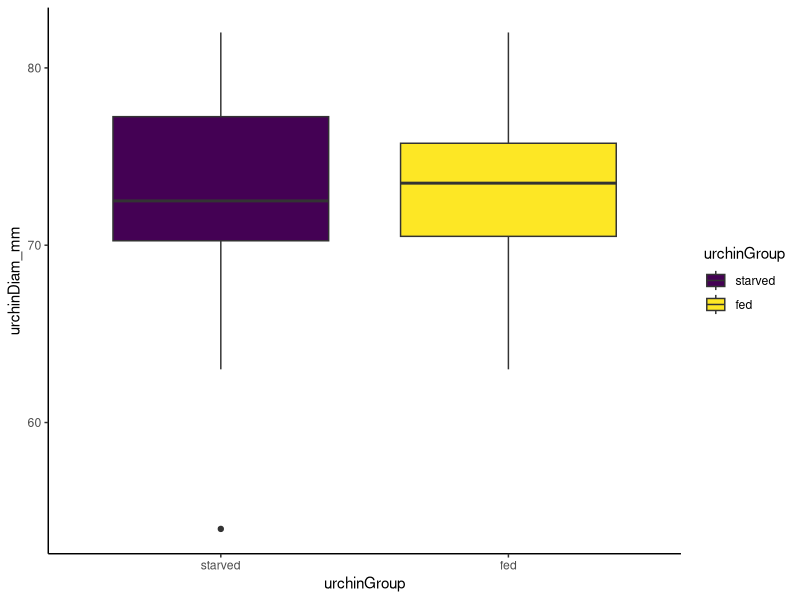
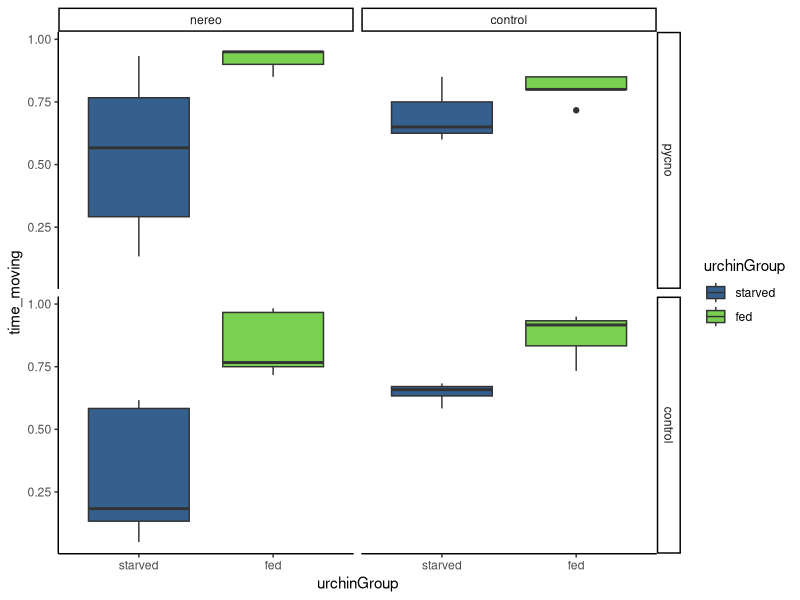
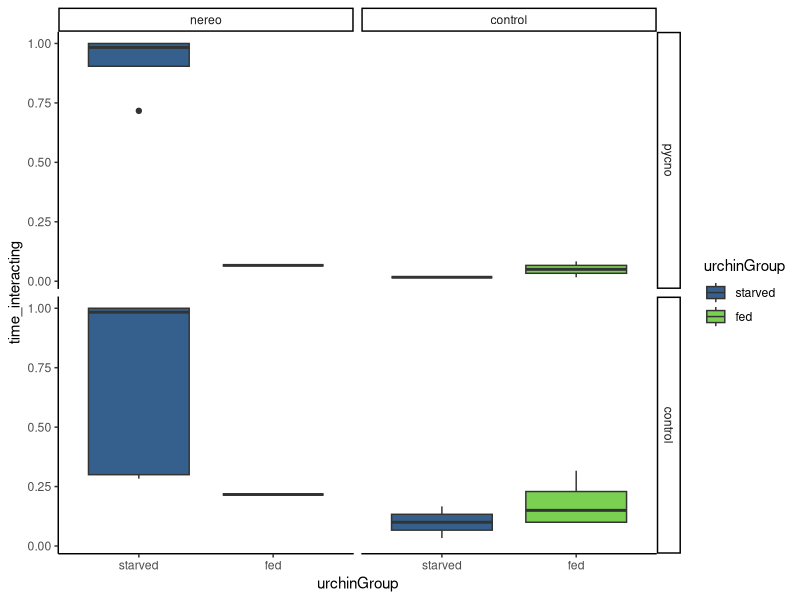
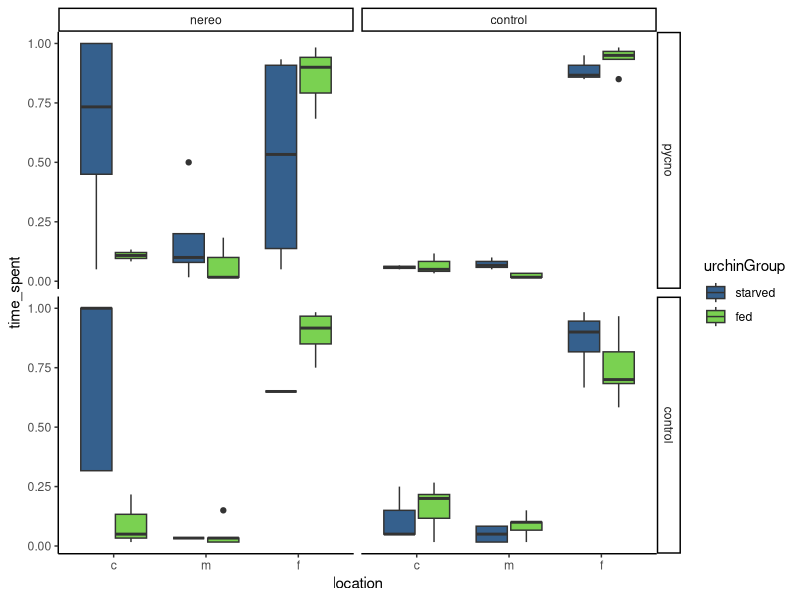
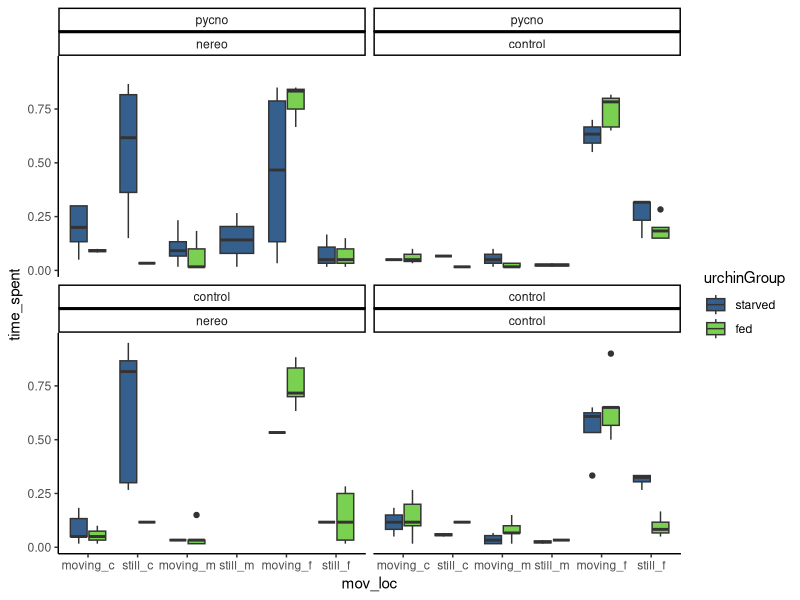
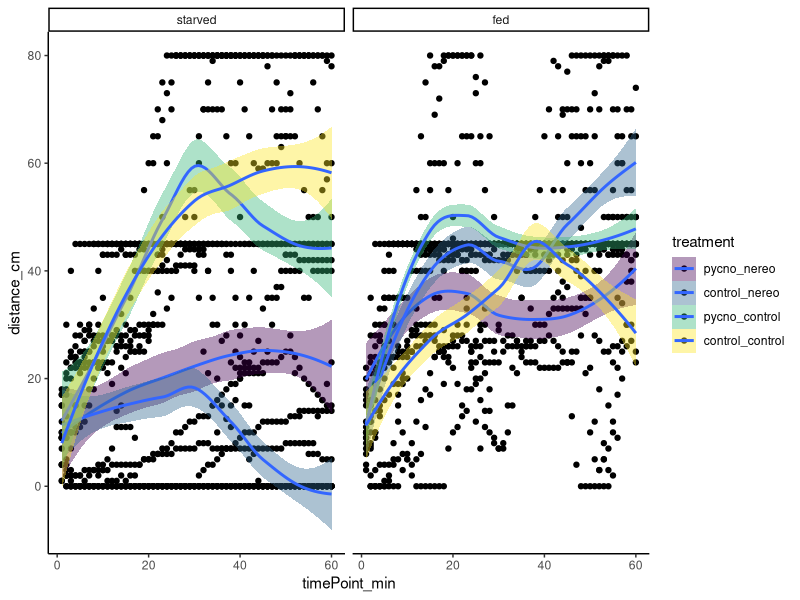
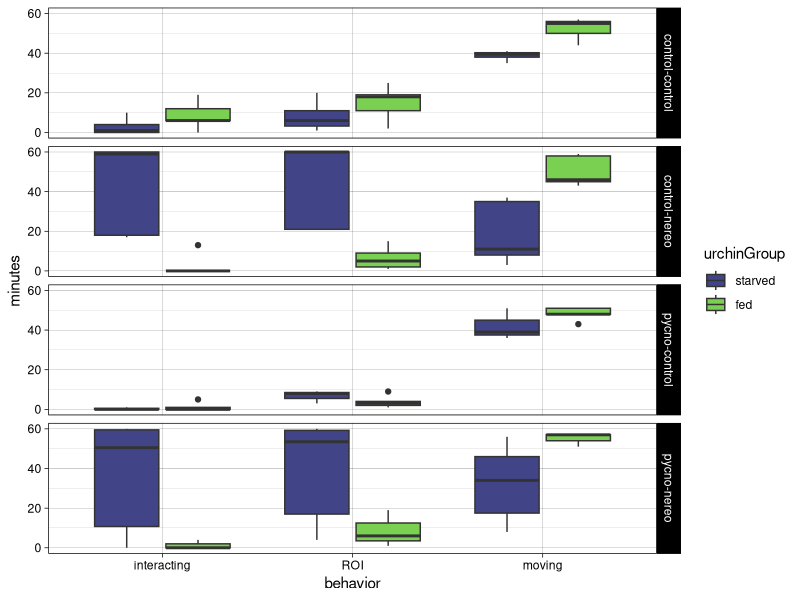

Reproduce these figures in R, in order.
#++++++++++++++++++++++++++++++++++++++++++++++++++++++++++++++++++++++++++++++++++
#                                                                                ##
# Pycno-Urchin Dataset 2021 Figure Exploration                                   ##
# Script created 2021-08-31                                                      ##
# Last updated 2021-09-04                                                        ##
# Data source: Ross Whippo                                                       ##
# R code prepared by Ross Whippo                                                 ##
#                                                                                ##
#++++++++++++++++++++++++++++++++++++++++++++++++++++++++++++++++++++++++++++++++++

# SUMMARY:
# A script to QAQC and parse the 2021 pycno-urchin dataset.


# Required Files (check that script is loading latest version):
# trials2021_QAQC.csv

# Associated Scripts:
# trials2021_dataset_QAQC.R
# trials2021_model1.R

# TO DO 

# +++++++++++++++++++++++++++++++++++++++++++++++++++++++++++++++++++++++++++++++++
# TABLE OF CONTENTS                                                            ####
#                                                                                 +
# RECENT CHANGES TO SCRIPT                                                        +
# LOAD PACKAGES                                                                   +
# READ IN DATA                                                                    +
# MANIPULATE DATA                                                                 +
#                                                                                 +
#++++++++++++++++++++++++++++++++++++++++++++++++++++++++++++++++++++++++++++++++++

#++++++++++++++++++++++++++++++++++++++++++++++++++++++++++++++++++++++++++++++++++
# RECENT CHANGES TO SCRIPT                                                     ####
#++++++++++++++++++++++++++++++++++++++++++++++++++++++++++++++++++++++++++++++++++

# 2021-08-31 Script created

#++++++++++++++++++++++++++++++++++++++++++++++++++++++++++++++++++++++++++++++++++
# LOAD PACKAGES                                                                ####
#++++++++++++++++++++++++++++++++++++++++++++++++++++++++++++++++++++++++++++++++++

library(tidyverse)
library(viridis)

# set plot theme
theme_set(theme_classic())

#++++++++++++++++++++++++++++++++++++++++++++++++++++++++++++++++++++++++++++++++++
# READ IN DATA                                                                 ####
#++++++++++++++++++++++++++++++++++++++++++++++++++++++++++++++++++++++++++++++++++

trials2021_Q <- read_csv("Data/2021/trials2021_QAQC.csv", 
                       col_types = cols(algalTreat = col_factor(levels = c("nereo", "control")), 
                                        date = col_character(),  location = col_character(), 
                                        movement = col_character(), 
                                        pycnoTreat = col_factor(levels = c("pycno", "control")), 
                                        tank = col_factor(levels = c("TF1", "TF2")), 
                                        timeBegin = col_character(), timeEnd = col_character(), 
                                        urchinGroup = col_factor(levels = c("starved","fed")),
                                        location = col_factor(levels = c("c", "m", "f"))))

#++++++++++++++++++++++++++++++++++++++++++++++++++++++++++++++++++++++++++++++++++
# MANIPULATE DATA                                                              ####
#++++++++++++++++++++++++++++++++++++++++++++++++++++++++++++++++++++++++++++++++++

# is there a difference in mean test diameter between groups?

diams <- trials2021_Q %>%
  select(trial, urchinGroup, urchinDiam_mm) %>%
  distinct(trial, urchinGroup, urchinDiam_mm)

diams %>%
  ggplot(aes(x = urchinGroup, y = urchinDiam_mm, fill = urchinGroup)) +
  geom_boxplot() +
  scale_fill_viridis(discrete = TRUE)

t.test(urchinDiam_mm ~ urchinGroup, data = diams)

# Welch Two Sample t-test

# data:  urchinDiam_mm by urchinGroup
# t = -1.7371, df = 44.656, p-value = 0.08927
# alternative hypothesis: true difference in means is not equal to 0
# 95 percent confidence interval:
#  -5.9320892  0.4387559
# sample estimates:
#  mean in group starved     mean in group fed 
# 70.92000              73.66667 

# NO, 2.75mm average difference 

# is there a difference in time spent moving among all treatments?

movement <- trials2021_Q %>%
  select(trial, urchinGroup, pycnoTreat, algalTreat, movement) %>%
  filter(movement != "st") %>%
  add_column(move = 1) %>%
  group_by(trial, urchinGroup, pycnoTreat, algalTreat, move) %>%
  count(move) %>%
  mutate(time_moving = n/60)

movement %>%
  ggplot(aes(x = urchinGroup, y = time_moving, fill = urchinGroup)) +
  geom_boxplot() +
  scale_fill_viridis(discrete = TRUE, begin = 0.3, end = 0.8) +
  facet_grid(pycnoTreat ~ algalTreat)

# do treatments spend different amounts of time interacting with the signal?

interaction <- trials2021_Q %>%
  select(trial, urchinGroup, pycnoTreat, algalTreat, interaction) %>%
  filter(interaction != "ni") %>%
  add_column(interact = 1) %>%
  group_by(trial, urchinGroup, pycnoTreat, algalTreat, interact) %>%
  count(interact) %>%
  mutate(time_interacting = n/60)

interaction %>%
  ggplot(aes(x = urchinGroup, y = time_interacting, fill = urchinGroup)) +
  geom_boxplot() +
  scale_fill_viridis(discrete = TRUE, begin = 0.3, end = 0.8) +
  facet_grid(pycnoTreat ~ algalTreat)

# do urchin spend different amounts of time in distance zones among treatments?

location <- trials2021_Q %>%
  select(trial, urchinGroup, pycnoTreat, algalTreat, location) %>%
  add_column(locate = 1) %>%
  group_by(trial, urchinGroup, pycnoTreat, algalTreat, location) %>%
  count(locate) %>%
  mutate(time_spent = n/60)
location$location <- factor(location$location, levels = c("c", "m", "f"))

location %>%
  ggplot(aes(x = location, y = time_spent, fill = urchinGroup)) +
  geom_boxplot() +
  scale_fill_viridis(discrete = TRUE, begin = 0.3, end = 0.8) +
  facet_grid(pycnoTreat ~ algalTreat)

# is there a difference in movement + location?

move_loc <- trials2021_Q %>%
  select(trial, urchinGroup, pycnoTreat, algalTreat, movement, location) %>%
  mutate(moves = case_when(movement == "ma" ~ "moving",
                           movement == "mp" ~ "moving",
                           movement == "mt" ~ "moving",
                           movement == "st" ~ "still")) %>%
  unite(mov_loc, moves, location, sep = "_") %>%
  add_column(place = 1) %>%
  group_by(trial, urchinGroup, pycnoTreat, algalTreat, mov_loc) %>%
  count(place) %>%
  mutate(time_spent = n/60) 
move_loc$mov_loc <- factor(move_loc$mov_loc, levels = c("moving_c", "still_c", "moving_m", "still_m", "moving_f", "still_f"))

move_loc %>%
  ggplot(aes(x = mov_loc, y = time_spent, fill = urchinGroup)) +
  geom_boxplot() +
  scale_fill_viridis(discrete = TRUE, begin = 0.3, end = 0.8) +
  facet_wrap(pycnoTreat ~ algalTreat)

# What does movment look like over the course of an hour for each treatment?

time_move <- trials2021_Q %>%
  select(trial, urchinGroup, pycnoTreat, algalTreat, timePoint_min, distance_cm) %>%
  group_by(trial) %>%
  unite(treatment, pycnoTreat, algalTreat, sep = "_") %>%
  mutate(treatment = factor(treatment))


time_move %>%
  ggplot(aes(x = timePoint_min, y = distance_cm, fill = treatment, group = treatment)) +
  geom_point() +
  geom_smooth(method = "loess") +
  scale_fill_viridis(discrete = TRUE) +
  facet_wrap(.~ urchinGroup)

# direct comparison to Belleza et al 2021 Figure 2

NMIOdata <- trials2021_Q %>%
  select(trial, urchinGroup, pycnoTreat, algalTreat, movement, location, interaction) %>%
#  mutate(still = movement) %>%
#  mutate(recode(still, 'st' = 1,
#                'ma' = 0,
#                'mt' = 0,
#                'mp' = 0), 
#         .keep = 'unused') %>%
#  rename('still' = 'recode(still, st = 1, ma = 0, mt = 0, mp = 0)') %>%
#  mutate(still = as.character(still)) %>%
  pivot_longer(cols = c(movement, location, interaction),
               names_to = "behavior",
               values_to = "value") %>%
  mutate(recode(value, 'i' = 1,
         'ma' = 1,
         'mt' = 1,
         'mp' = 1,
         'c' = 1,
         'm' = 1,
         'ni' = 0,
         'f' = 0,
         'st' = 0)) %>%
        # '0' = 0,
        # '1' = 1)) %>%
  rename('count' = 'recode(...)') %>%
  group_by(trial, urchinGroup, pycnoTreat, algalTreat, behavior) %>%
  summarise(sum(`count`)) %>%
  rename('count' = 'sum(count)') %>%
  unite('treatment', pycnoTreat, algalTreat, sep = "-")
  

ggplot(NMIOdata, aes(x = behavior, y = count, fill = urchinGroup)) +
  geom_boxplot() +
  theme_linedraw() +
  scale_fill_viridis(discrete = TRUE, begin = 0.2, end = 0.8) +
  facet_grid(treatment~.) +
  labs(y = "minutes") + 
  scale_x_discrete(labels = c("interacting", "ROI", "moving"))
  
# numerical values

# algae only interaction times

NMIOdata %>%
  filter(behavior == "interaction") %>%
  filter(treatment == "control-nereo") %>%
  group_by(urchinGroup) %>%
  summarise(mean(count), median(count), sd(count))
NMIOdata %>%
  filter(behavior == "interaction") %>%
  filter(treatment == "control-nereo") %>%
  group_by(urchinGroup) %>%
  summarise(sd(count)/sqrt(length(count)))

# algae pycno interaction times

NMIOdata %>%
  filter(behavior == "interaction") %>%
  filter(treatment == "pycno-nereo") %>%
  group_by(urchinGroup) %>%
  summarise(mean(count), median(count), sd(count))
NMIOdata %>%
  filter(behavior == "interaction") %>%
  filter(treatment == "pycno-nereo") %>%
  group_by(urchinGroup) %>%
  summarise(sd(count)/sqrt(length(count)))
  
# time spent in ROI algae only

NMIOdata %>%
  filter(behavior == "location") %>%
  filter(treatment == "control-nereo") %>%
  group_by(urchinGroup) %>%
  summarise(mean(count), median(count), sd(count))
NMIOdata %>%
  filter(behavior == "location") %>%
  filter(treatment == "control-nereo") %>%
  group_by(urchinGroup) %>%
  summarise(sd(count)/sqrt(length(count)))

# time spent in ROI algae and pycno

NMIOdata %>%
  filter(behavior == "location") %>%
  filter(treatment == "pycno-nereo") %>%
  group_by(urchinGroup) %>%
  summarise(mean(count), median(count), sd(count))
NMIOdata %>%
  filter(behavior == "location") %>%
  filter(treatment == "pycno-nereo") %>%
  group_by(urchinGroup) %>%
  summarise(sd(count)/sqrt(length(count)))

# time spent moving algae and pycno

NMIOdata %>%
  filter(behavior == "movement") %>%
  filter(treatment == "pycno-nereo") %>%
  group_by(urchinGroup) %>%
  summarise(mean(count), median(count), sd(count))
NMIOdata %>%
  filter(behavior == "movement") %>%
  filter(treatment == "pycno-nereo") %>%
  group_by(urchinGroup) %>%
  summarise(sd(count)/sqrt(length(count)))


  ############### SUBSECTION HERE

####
#<<<<<<<<<<<<<<<<<<<<<<<<<<END OF SCRIPT>>>>>>>>>>>>>>>>>>>>>>>>#

# SCRATCH PAD ####
